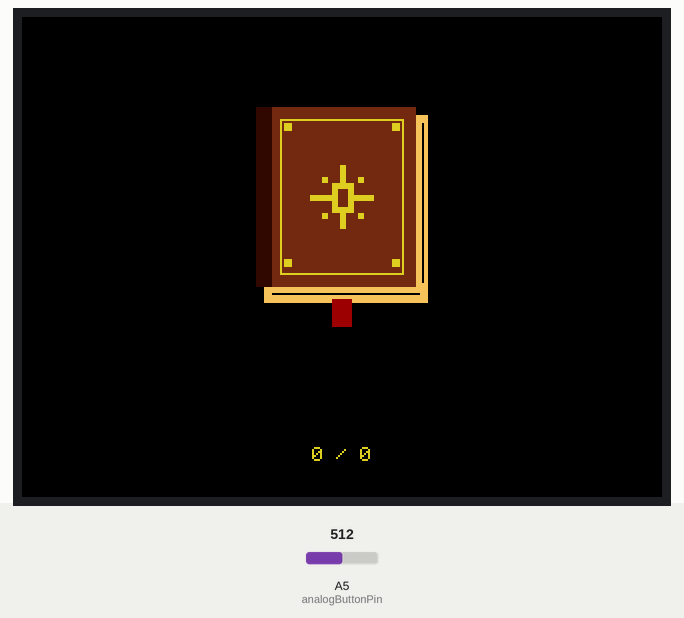
Simulated run of this sketch. Board: Arduino Uno, built with avr-gcc and run on an emulated ATmega328P. Shown: 320×240 colour display. The inputs (shaded band) are chosen by the test bench; at power-on: A5 (analogButtonPin) = 512. Storage starts empty.

Above: at 0.56 s.
At 1.5 s:
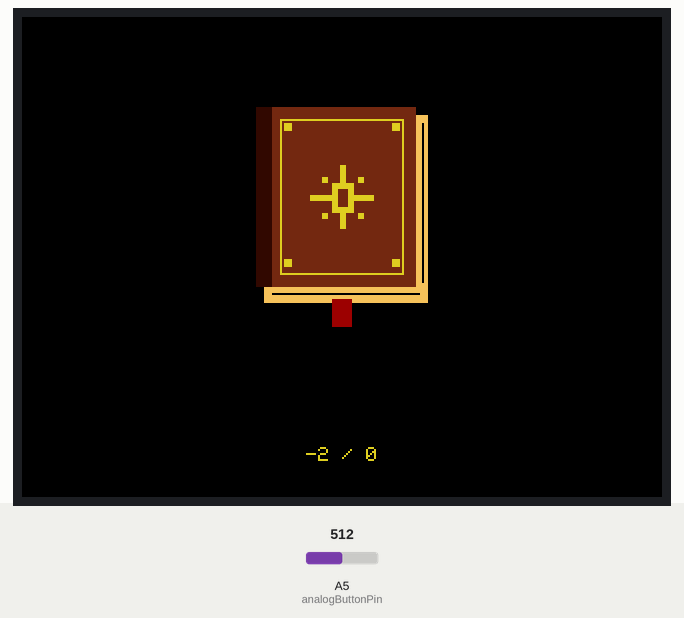
1.6 s: A5 (analogButtonPin) set to 107
3.3 s: A5 (analogButtonPin) set to 88
At 4.1 s:
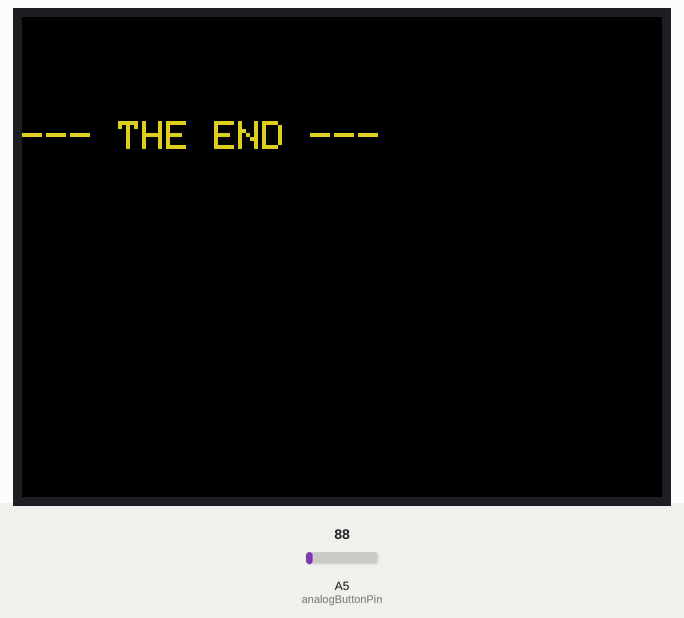
5.2 s: A5 (analogButtonPin) set to 110
8.2 s: A5 (analogButtonPin) set to 90
Timing chart, 0 to 11.1 s (numbered marks = the images above; inputs shaded):
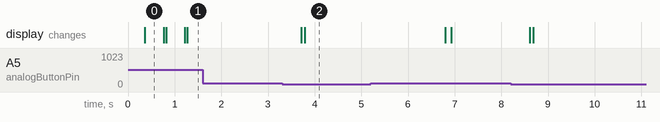

The sketch:

e_Reader.ino
```cpp
#include <SPI.h>
#include <SdFat.h>
#include <Adafruit_GFX.h>
#include <MCUFRIEND_kbv.h>

MCUFRIEND_kbv tft;

const int chipSelect = 10;
const int analogButtonPin = A5;

SdFat sd;
File bookFile;

char fileNames[12][13];
int fileCount = 0;
int selectedIndex = 0;
bool inMenu = true;
uint32_t pageStartPos = 0;

// Backward tracking history array stack
uint32_t pageHistory[25];
int historyIndex = 0;

#define BTN_NONE  0
#define BTN_MENU  1
#define BTN_PREV  2
#define BTN_NEXT  3

// 16-bit True Dark Academia Color Palette
#define BLACK            0x0000
#define WHITE            0xFFFF
#define ACADEMIA_BROWN   0x7142  // Rich chocolate mahogany leather
#define SPINE_SHADOW     0x3040  // Dark contrast shadow
#define ANTIQUE_GOLD     0xDE64  // Muted vintage gold filigree
#define AGED_PAGES       0xF60B  // Warm parchment tan paper edges
#define RIBBON_RED       0x9800  // Deep crimson bookmark ribbon

void setup() {
    uint16_t ID = tft.readID();
    if (ID == 0xD3D3 || ID == 0xFFFF || ID == 0x0000) ID = 0x9486;
    tft.begin(ID);
    tft.setRotation(1);

    if (!sd.begin(chipSelect, SD_SCK_MHZ(16))) {
        tft.fillScreen(BLACK);
        tft.setTextColor(WHITE);
        tft.setTextSize(2);
        tft.print(F("SD Error!"));
        while (1);
    }
    loadFileList();
    showMenu();
}

void loadFileList() {
    File root = sd.open("/");
    fileCount = 0;
    while (fileCount < 12) {
        File entry = root.openNextFile();
        if (!entry) break;

        char tempName[13];
        entry.getName(tempName, 13);

        char upperName[13];
        strcpy(upperName, tempName);
        for(int i=0; upperName[i]; i++) upperName[i] = toupper(upperName[i]);

        if (!entry.isDirectory() && strstr(upperName, ".TXT") && !strstr(upperName, ".SV")) {
            strcpy(fileNames[fileCount], tempName);
            fileCount++;
        }
        entry.close();
    }
}

int readPhysicalButtons() {
    int reading1 = analogRead(analogButtonPin);
    delayMicroseconds(50);
    int reading2 = analogRead(analogButtonPin);

    if (abs(reading1 - reading2) > 15) return BTN_NONE;
    int analogVal = (reading1 + reading2) / 2;

    if (analogVal > 950) return BTN_NONE;
    if (analogVal < 100) return BTN_MENU;
    if (analogVal > 450 && analogVal < 570) return BTN_PREV;
    if (analogVal > 620 && analogVal < 740) return BTN_NEXT;

    return BTN_NONE;
}

void getSaveName(char* buf) {
    strcpy(buf, fileNames[selectedIndex]);
    strcat(buf, ".SV");
}

void saveProgress() {
    char sName[16];
    getSaveName(sName);
    sd.remove(sName);
    File f = sd.open(sName, FILE_WRITE);
    if (f) {
        f.println(historyIndex);
        for (int i = 0; i <= historyIndex; i++) {
            f.println(pageHistory[i]);
        }
        f.close();
    }
}

void openBook() {
    char sName[16];
    getSaveName(sName);
    bookFile = sd.open(fileNames[selectedIndex]);
    if (bookFile) {
        pageStartPos = 0;
        historyIndex = 0;
        pageHistory[0] = 0;

        if (sd.exists(sName)) {
            File f = sd.open(sName);
            if (f) {
                if (f.available()) {
                    int tempIndex = f.parseInt();

                    if (tempIndex >= 0 && tempIndex < 25) {
                        historyIndex = tempIndex;
                        for (int i = 0; i <= historyIndex; i++) {
                            if (f.available()) {
                                pageHistory[i] = f.parseInt();
                            }
                        }
                    } else {
                        historyIndex = 0;
                        pageHistory[0] = 0;
                    }
                }
                f.close();
                pageStartPos = pageHistory[historyIndex];
                bookFile.seek(pageStartPos);
            }
        }
        inMenu = false;
    }
}

void updateSelection() {
    // Smoothly clear the center bounding box array zone to eliminate flicker
    tft.fillRect(60, 30, 200, 210, BLACK);

    int bookX = (tft.width() - 86) / 2; // Centers the book completely at X = 117
    int bookY = 45;

    // 1. Layer: Aged Paper Edge Extensions
    tft.fillRect(bookX + 80, bookY + 4, 6, 86, AGED_PAGES);
    tft.fillRect(bookX + 4, bookY + 90, 82, 8, AGED_PAGES);
    tft.drawFastHLine(bookX + 8, bookY + 93, 74, BLACK);
    tft.drawFastVLine(bookX + 83, bookY + 8, 80, BLACK);

    // 2. Layer: Crimson Bookmark Ribbon Drop
    tft.fillRect(bookX + 38, bookY + 96, 10, 14, RIBBON_RED);

    // 3. Layer: Main Leather Book Cover
    tft.fillRect(bookX, bookY, 80, 90, ACADEMIA_BROWN);

    // 4. Layer: Spine Compression Shadow
    tft.fillRect(bookX, bookY, 8, 90, SPINE_SHADOW);

    // 5. Layer: Antique Gold Linings
    tft.drawRect(bookX + 12, bookY + 6, 62, 78, ANTIQUE_GOLD);
    tft.fillRect(bookX + 14, bookY + 8, 4, 4, ANTIQUE_GOLD);
    tft.fillRect(bookX + 68, bookY + 8, 4, 4, ANTIQUE_GOLD);
    tft.fillRect(bookX + 14, bookY + 76, 4, 4, ANTIQUE_GOLD);
    tft.fillRect(bookX + 68, bookY + 76, 4, 4, ANTIQUE_GOLD);

    // 6. Layer: Center Antique Medallion Crest
    int cX = bookX + 43;
    int cY = bookY + 45;
    tft.fillRect(cX - 1, cY - 16, 3, 32, ANTIQUE_GOLD);
    tft.fillRect(cX - 16, cY - 1, 32, 3, ANTIQUE_GOLD);
    tft.fillRect(cX - 5, cY - 7, 11, 15, ANTIQUE_GOLD);
    tft.fillRect(cX - 2, cY - 4, 5, 9, ACADEMIA_BROWN);
    tft.fillRect(cX - 10, cY - 10, 3, 3, ANTIQUE_GOLD);
    tft.fillRect(cX + 8, cY - 10, 3, 3, ANTIQUE_GOLD);
    tft.fillRect(cX - 10, cY + 8, 3, 3, ANTIQUE_GOLD);
    tft.fillRect(cX + 8, cY + 8, 3, 3, ANTIQUE_GOLD);

    // 7. Layer: Centered Title Text Display
    tft.setTextSize(2);
    tft.setTextColor(WHITE);
    int titleLength = strlen(fileNames[selectedIndex]);
    int centerTextX = (tft.width() - (titleLength * 12)) / 2;
    if (centerTextX < 10) centerTextX = 10;

    tft.setCursor(centerTextX, 185);
    tft.print(fileNames[selectedIndex]);

    // 8. Layer: Library Volume Carousel Page Index Tracker
    tft.setTextSize(1);
    tft.setTextColor(ANTIQUE_GOLD);
    char itemTracker[12];
    sprintf(itemTracker, "%d / %d", selectedIndex + 1, fileCount);
    int centerTrackerX = (tft.width() - (strlen(itemTracker) * 6)) / 2;

    tft.setCursor(centerTrackerX, 215);
    tft.print(itemTracker);
}

void showMenu() {
    inMenu = true;
    tft.fillScreen(BLACK); // Generates the clean dark void landscape base
    updateSelection();
}

void waitForInput(bool reading) {
    while (true) {
        int physicalInput = readPhysicalButtons();
        if (physicalInput != BTN_NONE) {
            if (reading) {
                if (physicalInput == BTN_MENU) {
                    saveProgress();
                    bookFile.close();
                    showMenu();
                    delay(400);
                    return;
                }
                if (physicalInput == BTN_NEXT) {
                    if (historyIndex < 24) {
                        historyIndex++;
                        pageHistory[historyIndex] = bookFile.position();
                    } else {
                        for (int i = 0; i < 24; i++) {
                            pageHistory[i] = pageHistory[i + 1];
                        }
                        pageHistory[24] = bookFile.position();
                    }
                    pageStartPos = bookFile.position();
                    delay(400);
                    return;
                }
                if (physicalInput == BTN_PREV) {
                    if (historyIndex > 0) {
                        historyIndex--;
                        pageStartPos = pageHistory[historyIndex];
                        delay(400);
                        return;
                    }
                }
            } else {
                if (physicalInput == BTN_NEXT || physicalInput == BTN_PREV) {
                    if (physicalInput == BTN_NEXT) {
                        selectedIndex = (selectedIndex + 1) % fileCount;
                    } else {
                        selectedIndex = (selectedIndex - 1 + fileCount) % fileCount;
                    }
                    updateSelection();
                    delay(400);
                }
                if (physicalInput == BTN_MENU) {
                    openBook();
                    delay(400);
                    return;
                }
            }
        }
    }
}

void loop() {
    if (inMenu) {
        waitForInput(false);
    } else {
        tft.fillScreen(BLACK);
        tft.setCursor(10, 20);
        tft.setTextColor(WHITE);
        tft.setTextSize(2);

        bookFile.seek(pageStartPos);

        char currentWord[21];
        int wordIdx = 0;
        uint32_t wordStartPos = pageStartPos;

        while (bookFile.available()) {
            if (wordIdx == 0) {
                wordStartPos = bookFile.position();
            }

            char c = bookFile.read();

            if (c == ' ' || c == '\n' || c == '\r') {
                if (wordIdx > 0) {
                    currentWord[wordIdx] = '\0';
                    int wordWidth = strlen(currentWord) * 12;

                    if (tft.getCursorX() + wordWidth > tft.width() - 10) tft.println();

                    if (tft.getCursorY() + 25 > tft.height()) {
                        bookFile.seek(wordStartPos);
                        waitForInput(true);
                        return;
                    }
                    tft.print(currentWord);
                    wordIdx = 0;
                }
                if (c == ' ') tft.print(F(" "));
                if (c == '\n') tft.println();
            } else if (wordIdx < 20) {
                currentWord[wordIdx++] = c;
            }
        }
        tft.setTextColor(ANTIQUE_GOLD);
        tft.println(F("\n\n--- THE END ---"));
        char sName[16];
        getSaveName(sName);
        sd.remove(sName);
        delay(3000);
        bookFile.close();
        showMenu();
    }
}
```

Measured:
- the behaviour switches between 100 and 99 on A5 (analogButtonPin) (found by bisection; images 1 and 2)
- after the input at 1.6 s, every drawn part: stays the same
- after the input at 3.3 s, the display: first changes after 0.41 s (image 2 shows a later state)
- what the display in image 0 shows lasts 0.4 s, from 0.4 s to 0.8 s
